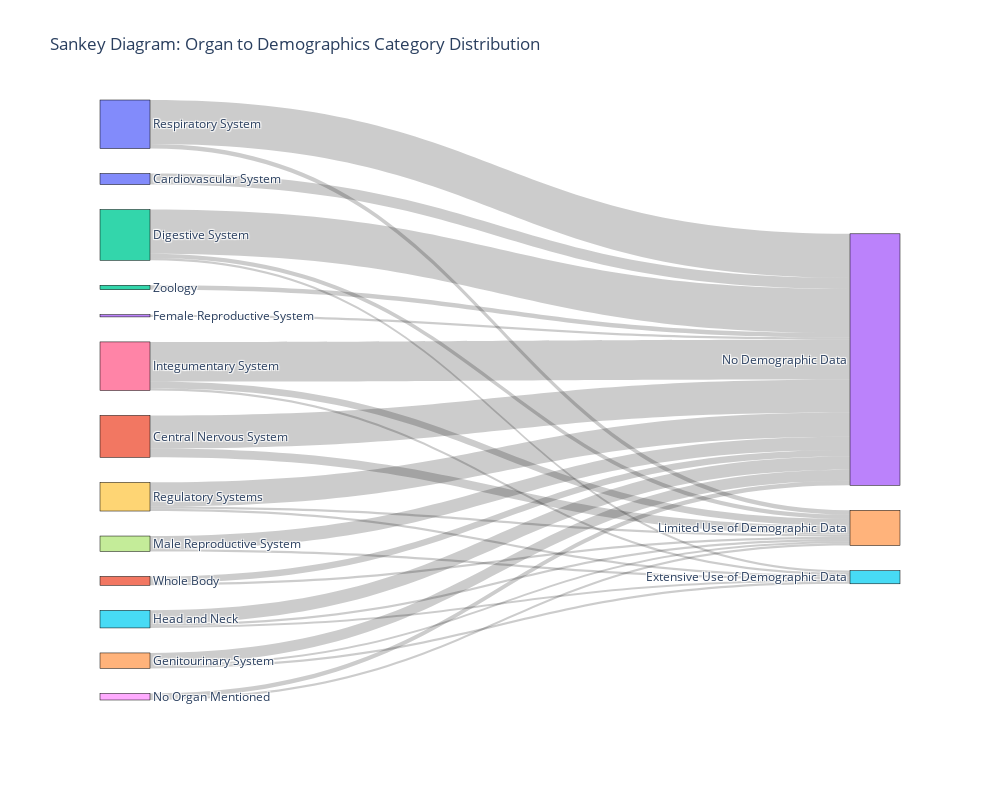
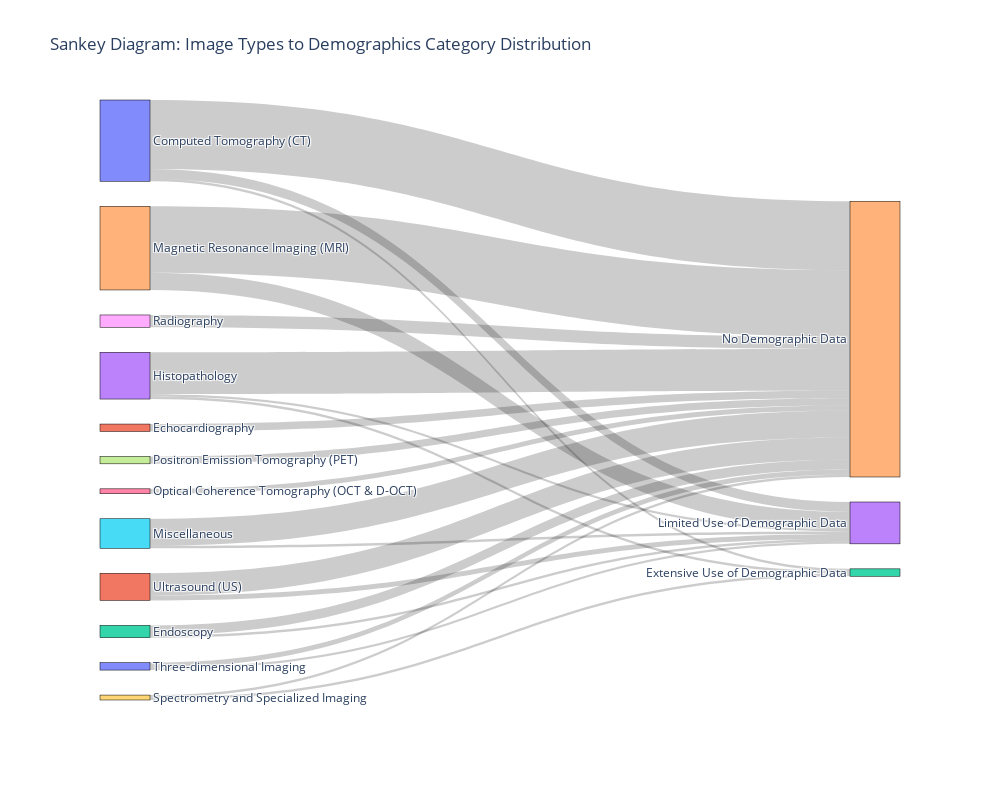
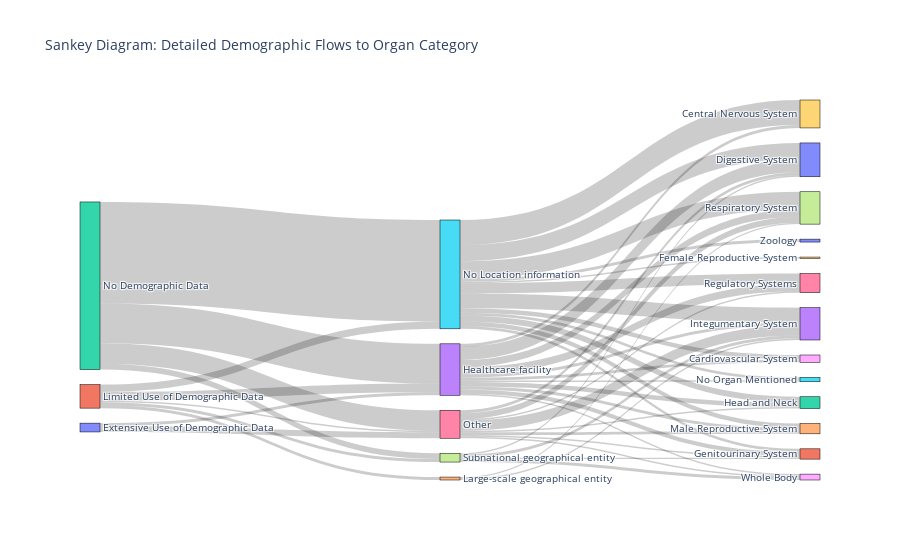

Notebook code cell kept with these figures, in order:
### Code cell
# Sankey diagram for image types to demographics category distribution
fig = prepare_and_plot_sankey_organs(filename)
fig.show()


# Sankey diagram for image category distribution
fig = prepare_and_plot_sankey_images(filename)
fig.show()


# Sankey diagram for detailed demographic flows: demographics, to location types to organ category
fig = prepare_and_plot_sankey_extended(filename)
fig.show()

### Figure 1 — Plotly figure (JSON) as saved in the notebook; plotly's stock layout.template omitted (floating-point values rounded to 4 significant figures)
{"data": [{"link": {"source": [0, 1, 1, 2, 2, 2, 3, 4, 4, 4, 5, 5, 5, 6, 6, 6, 7, 7, 8, 8, 9, 9, 9, 10, 10, 11, 11, 12], "target": [13, 14, 13, 15, 14, 13, 13, 15, 14, 13, 15, 14, 13, 15, 14, 13, 15, 13, 14, 13, 15, 14, 13, 14, 13, 14, 13, 13], "value": [5, 4, 15, 1, 2, 20, 1, 1, 1, 5, 1, 1, 6, 1, 3, 18, 1, 6, 1, 2, 1, 1, 11, 2, 20, 1, 3, 2]}, "node": {"label": ["Cardiovascular System", "Central Nervous System", "Digestive System", "Female Reproductive System", "Genitourinary System", "Head and Neck", "Integumentary System", "Male Reproductive System", "No Organ Mentioned", "Regulatory Systems", "Respiratory System", "Whole Body", "Zoology", "No Demographic Data", "Limited Use of Demographic Data", "Extensive Use of Demographic Data"], "line": {"color": "black", "width": 0.5}, "pad": 25, "thickness": 50}, "type": "sankey"}], "layout": {"autosize": false, "font": {"size": 12}, "height": 800, "hoverlabel": {"bgcolor": "white", "bordercolor": "black", "font": {"color": "black", "family": "Arial", "size": 12}}, "hovermode": "x", "margin": {"b": 100, "l": 100, "r": 100, "t": 100}, "plot_bgcolor": "rgba(0,0,0,0)", "title": {"text": "Sankey Diagram: Organ to Demographics Category Distribution"}, "width": 1000}}

### Figure 2 — Plotly figure (JSON) as saved in the notebook; plotly's stock layout.template omitted (floating-point values rounded to 4 significant figures)
{"data": [{"link": {"source": [0, 0, 0, 1, 2, 2, 3, 3, 3, 4, 4, 5, 5, 6, 7, 8, 9, 9, 10, 10, 11, 11], "target": [12, 13, 14, 14, 13, 14, 12, 13, 14, 13, 14, 13, 14, 14, 14, 14, 12, 14, 13, 14, 13, 14], "value": [1, 4, 28, 3, 1, 4, 1, 1, 17, 7, 27, 1, 11, 2, 3, 5, 1, 1, 1, 2, 2, 9]}, "node": {"label": ["Computed Tomography (CT)", "Echocardiography", "Endoscopy", "Histopathology", "Magnetic Resonance Imaging (MRI)", "Miscellaneous", "Optical Coherence Tomography (OCT & D-OCT)", "Positron Emission Tomography (PET)", "Radiography", "Spectrometry and Specialized Imaging", "Three-dimensional Imaging", "Ultrasound (US)", "Extensive Use of Demographic Data", "Limited Use of Demographic Data", "No Demographic Data"], "line": {"color": "black", "width": 0.5}, "pad": 25, "thickness": 50}, "type": "sankey"}], "layout": {"autosize": false, "font": {"size": 12}, "height": 800, "hoverlabel": {"bgcolor": "white", "bordercolor": "black", "font": {"color": "black", "family": "Arial", "size": 12}}, "hovermode": "x", "margin": {"b": 100, "l": 100, "r": 100, "t": 100}, "plot_bgcolor": "rgba(0,0,0,0)", "title": {"text": "Sankey Diagram: Image Types to Demographics Category Distribution"}, "width": 1000}}

### Figure 3 — Plotly figure (JSON) as saved in the notebook; plotly's stock layout.template omitted (floating-point values rounded to 4 significant figures)
{"data": [{"link": {"source": [0, 0, 1, 1, 1, 1, 1, 2, 2, 2, 2, 3, 3, 3, 3, 3, 3, 3, 3, 3, 3, 3, 4, 4, 5, 5, 5, 5, 5, 5, 5, 5, 5, 5, 5, 5, 6, 6, 6, 6, 6, 6, 6, 6, 7, 7, 7, 7], "target": [3, 6, 3, 4, 5, 6, 7, 3, 5, 6, 7, 8, 9, 10, 11, 12, 13, 14, 15, 16, 17, 18, 13, 17, 8, 9, 10, 19, 11, 12, 13, 14, 15, 16, 17, 20, 10, 11, 12, 13, 14, 16, 17, 18, 10, 11, 13, 18], "value": [2, 4, 6, 2, 5, 1, 2, 27, 69, 14, 4, 2, 2, 9, 3, 3, 2, 2, 1, 5, 5, 1, 1, 1, 3, 17, 11, 1, 2, 4, 10, 3, 2, 7, 12, 2, 2, 1, 1, 7, 2, 1, 4, 1, 1, 1, 2, 2]}, "node": {"label": ["Extensive Use of Demographic Data", "Limited Use of Demographic Data", "No Demographic Data", "Healthcare facility", "Large-scale geographical entity", "No Location information", "Other", "Subnational geographical entity", "Cardiovascular System", "Central Nervous System", "Digestive System", "Genitourinary System", "Head and Neck", "Integumentary System", "Male Reproductive System", "No Organ Mentioned", "Regulatory Systems", "Respiratory System", "Whole Body", "Female Reproductive System", "Zoology"], "line": {"color": "black", "width": 0.5}, "pad": 15, "thickness": 20}, "type": "sankey"}], "layout": {"font": {"size": 10}, "title": {"text": "Sankey Diagram: Detailed Demographic Flows to Organ Category"}}}
